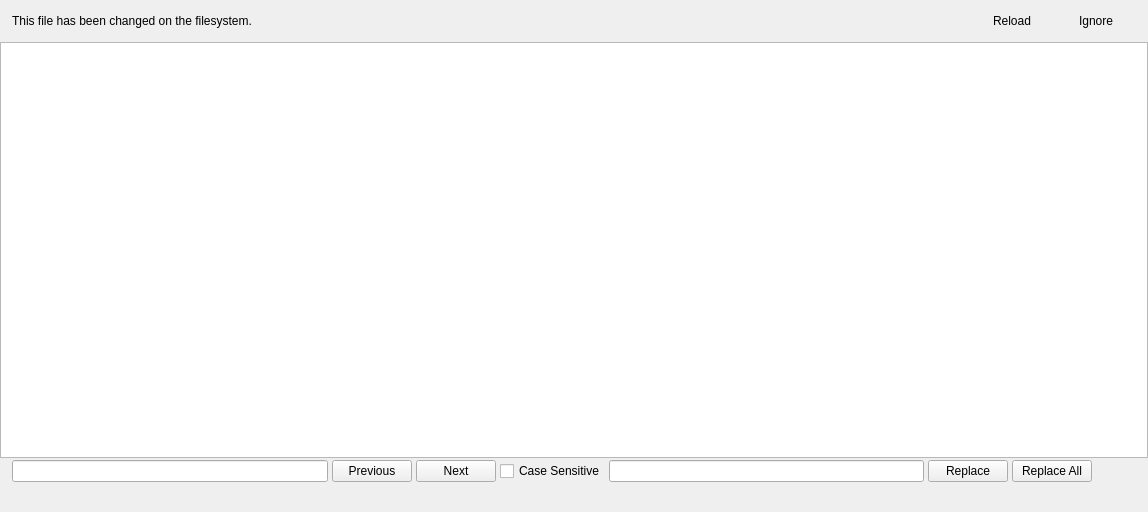
<?xml version="1.0" encoding="UTF-8"?>
<ui version="4.0">
 <class>ScriptEditor</class>
 <widget class="QWidget" name="ScriptEditor">
  <property name="geometry">
   <rect>
    <x>0</x>
    <y>0</y>
    <width>1148</width>
    <height>512</height>
   </rect>
  </property>
  <property name="windowTitle">
   <string>Form</string>
  </property>
  <layout class="QVBoxLayout" name="verticalLayout">
   <property name="spacing">
    <number>0</number>
   </property>
   <property name="leftMargin">
    <number>0</number>
   </property>
   <property name="topMargin">
    <number>0</number>
   </property>
   <property name="rightMargin">
    <number>0</number>
   </property>
   <property name="bottomMargin">
    <number>0</number>
   </property>
   <item>
    <widget class="QWidget" name="fileChangedWidget" native="true">
     <layout class="QHBoxLayout" name="horizontalLayout">
      <property name="spacing">
       <number>4</number>
      </property>
      <property name="leftMargin">
       <number>12</number>
      </property>
      <property name="topMargin">
       <number>10</number>
      </property>
      <property name="rightMargin">
       <number>12</number>
      </property>
      <property name="bottomMargin">
       <number>10</number>
      </property>
      <item>
       <widget class="QLabel" name="fileChangedLabel">
        <property name="text">
         <string>This file has been changed on the filesystem.</string>
        </property>
       </widget>
      </item>
      <item>
       <spacer name="horizontalSpacer">
        <property name="orientation">
         <enum>Qt::Orientation::Horizontal</enum>
        </property>
        <property name="sizeHint" stdset="0">
         <size>
          <width>40</width>
          <height>20</height>
         </size>
        </property>
       </spacer>
      </item>
      <item>
       <widget class="QPushButton" name="fileChangedReloadButton">
        <property name="text">
         <string>Reload</string>
        </property>
        <property name="flat">
         <bool>true</bool>
        </property>
       </widget>
      </item>
      <item>
       <widget class="QPushButton" name="fileChangeIgnoreButton">
        <property name="text">
         <string>Ignore</string>
        </property>
        <property name="flat">
         <bool>true</bool>
        </property>
       </widget>
      </item>
     </layout>
    </widget>
   </item>
   <item>
    <widget class="QCodeEditor" name="codeEdit">
     <property name="font">
      <font>
       <family>Roboto Mono</family>
       <pointsize>12</pointsize>
      </font>
     </property>
     <property name="autoFillBackground">
      <bool>false</bool>
     </property>
     <property name="lineWrapMode">
      <enum>QTextEdit::LineWrapMode::NoWrap</enum>
     </property>
    </widget>
   </item>
   <item>
    <widget class="QWidget" name="searchWidget" native="true">
     <layout class="QHBoxLayout" name="horizontalLayout_6">
      <property name="spacing">
       <number>4</number>
      </property>
      <property name="leftMargin">
       <number>12</number>
      </property>
      <property name="topMargin">
       <number>2</number>
      </property>
      <property name="rightMargin">
       <number>12</number>
      </property>
      <property name="bottomMargin">
       <number>2</number>
      </property>
      <item>
       <widget class="QLineEdit" name="searchEdit"/>
      </item>
      <item>
       <widget class="QPushButton" name="searchPrevButton">
        <property name="text">
         <string>Previous</string>
        </property>
       </widget>
      </item>
      <item>
       <widget class="QPushButton" name="searchNextButton">
        <property name="text">
         <string>Next</string>
        </property>
       </widget>
      </item>
      <item>
       <widget class="QCheckBox" name="searchCaseSensitiveBox">
        <property name="text">
         <string>Case Sensitive</string>
        </property>
       </widget>
      </item>
      <item>
       <widget class="QLineEdit" name="replaceEdit"/>
      </item>
      <item>
       <widget class="QPushButton" name="replaceThisButton">
        <property name="text">
         <string>Replace</string>
        </property>
       </widget>
      </item>
      <item>
       <widget class="QPushButton" name="replaceAllButton">
        <property name="text">
         <string>Replace All</string>
        </property>
       </widget>
      </item>
      <item>
       <widget class="QPushButton" name="searchHideButton">
        <property name="toolTip">
         <string>Cancel Search</string>
        </property>
        <property name="text">
         <string/>
        </property>
        <property name="flat">
         <bool>true</bool>
        </property>
       </widget>
      </item>
     </layout>
    </widget>
   </item>
   <item>
    <layout class="QHBoxLayout" name="horizontalLayout_5">
     <property name="leftMargin">
      <number>12</number>
     </property>
     <property name="topMargin">
      <number>6</number>
     </property>
     <property name="rightMargin">
      <number>12</number>
     </property>
     <property name="bottomMargin">
      <number>8</number>
     </property>
     <item>
      <widget class="QLabel" name="fileNowLabel">
       <property name="sizePolicy">
        <sizepolicy hsizetype="MinimumExpanding" vsizetype="Preferred">
         <horstretch>0</horstretch>
         <verstretch>0</verstretch>
        </sizepolicy>
       </property>
       <property name="text">
        <string/>
       </property>
       <property name="wordWrap">
        <bool>true</bool>
       </property>
      </widget>
     </item>
    </layout>
   </item>
  </layout>
 </widget>
 <customwidgets>
  <customwidget>
   <class>QCodeEditor</class>
   <extends>QTextEdit</extends>
   <header>QCodeEditor</header>
  </customwidget>
 </customwidgets>
 <resources/>
 <connections/>
</ui>
